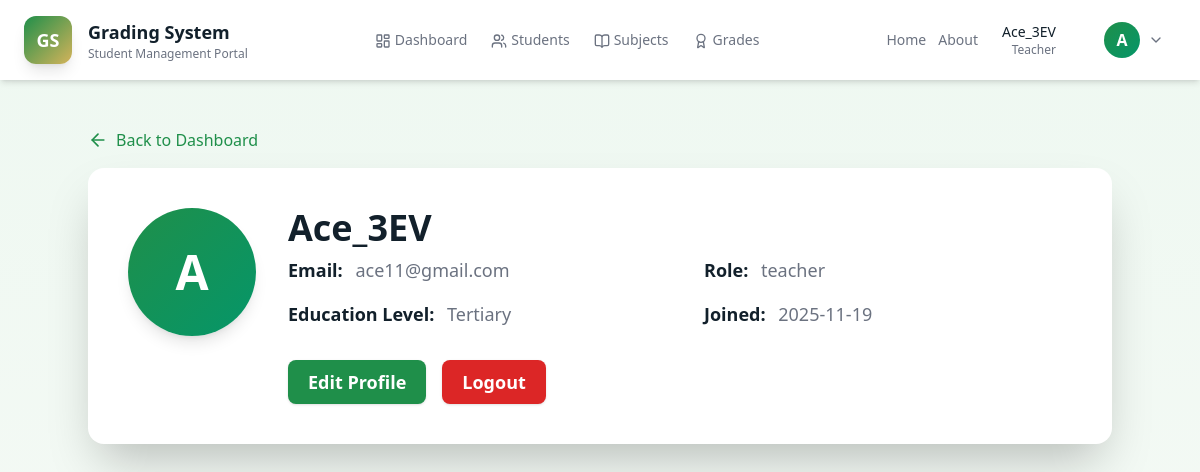
Screenshot of /profile (signed in) with the database file from the repository.
### tables this page shows
CREATE TABLE users (
        id INTEGER PRIMARY KEY AUTOINCREMENT,
        username TEXT UNIQUE NOT NULL,
        email TEXT UNIQUE NOT NULL,
        password TEXT NOT NULL,
        role TEXT NOT NULL DEFAULT 'teacher',
        education_level TEXT DEFAULT 'Secondary',
        created_at TIMESTAMP DEFAULT CURRENT_TIMESTAMP
    );

### app.py (the view)
@app.route('/profile')
@login_required
def profile():
    user_id = session.get('user_id')
    if not user_id:
        flash('Session expired. Please log in again.', 'warning')
        return redirect(url_for('login'))
    conn = get_db()
    user = conn.execute('SELECT id, username, email, role, education_level, created_at FROM users WHERE id = ?', (user_id,)).fetchone()
    conn.close()
    if not user:
        flash('User not found. Please log in again.', 'warning')
        session.clear()
        return redirect(url_for('login'))
    return render_template('profile.html', user=dict(user))

### app.py (called while the page is built)
def get_db():
    conn = sqlite3.connect(app.config['DATABASE'])
    conn.row_factory = sqlite3.Row
    return conn

def login_required(f):
    @wraps(f)
    def decorated_function(*args, **kwargs):
        if 'user_id' not in session:
            flash('Please log in to access this page.', 'warning')
            return redirect(url_for('login'))
        return f(*args, **kwargs)
    return decorated_function

### templates/profile.html (shortened to what this page needs)
{% extends "base.html" %}  {% block content %}
<div class="py-12 px-4">
  <div class="max-w-5xl mx-auto">
    <a
      href="{{ url_for('dashboard') }}"
      class="inline-flex items-center text-primary-green hover:text-emerald-700 transition-colors mb-4"
    >
      <i data-lucide="arrow-left" class="w-5 h-5 mr-2"></i>
      Back to Dashboard
    </a>
    <div class="bg-white rounded-2xl shadow-2xl p-10">
      <div class="flex flex-col md:flex-row items-start gap-8">
        <div
          class="h-32 w-32 rounded-full bg-gradient-to-br from-primary-green to-emerald-600 flex items-center justify-center text-white font-bold text-5xl shadow-lg"
        >
          {{ user.username[0] if user.username else '' }}
        </div>
        <div class="flex-1">
          <h2 class="text-4xl font-bold text-text-dark mb-2">
            {{ user.username }}
          </h2>
          <div class="grid grid-cols-1 md:grid-cols-2 gap-x-12 gap-y-4 text-lg">
            <div>
              <span class="font-semibold text-text-dark">Email:</span>
              <span class="ml-2 text-text-muted">{{ user.email }}</span>
            </div>
            <div>
              <span class="font-semibold text-text-dark">Role:</span>
              <span class="ml-2 text-text-muted">{{ user.role }}</span>
            </div>
            <div>
              <span class="font-semibold text-text-dark">Education Level:</span>
              <span class="ml-2 text-text-muted"
                >{{ user.education_level }}</span
              >
            </div>
            <div>
              <span class="font-semibold text-text-dark">Joined:</span>
              <span class="ml-2 text-text-muted"
                >{{ user.created_at[:10] if user.created_at else 'N/A' }}</span
              >
            </div>
          </div>
          <div class="mt-8 flex gap-4">
            <a
              href="{{ url_for('edit_profile') }}"
              class="px-5 py-2 bg-primary-green text-white rounded-lg text-lg font-semibold shadow hover:bg-emerald-700 transition"
              >Edit Profile</a
            >
            <a
              href="{{ url_for('logout') }}"
              class="px-5 py-2 bg-red-600 text-white rounded-lg text-lg font-semibold shadow hover:bg-red-700 transition"
              >Logout</a
            >
          </div>
        </div>
      </div>
    </div>
  </div>
</div>
{% endblock %}

### templates/base.html (shortened to what this page needs)
<!DOCTYPE html>
<html lang="en">
  <head>
    <script src="https://cdn.tailwindcss.com"></script>
    <link
      rel="stylesheet"
      href="{{ url_for('static', filename='styles.css') }}"
    />
  </head>
  <body class="font-sans antialiased bg-bg-accent min-h-screen">
    <nav class="bg-white shadow-md sticky top-0 z-50 animate-slide-down">
      <div class="max-w-[1400px] mx-auto px-6 py-4">
        <div class="flex items-center justify-between">
          <div class="flex items-center gap-4">
            <div
              class="h-12 w-12 rounded-xl bg-gradient-to-br from-primary-green to-secondary-gold grid place-items-center text-white shadow-lg transform hover:scale-110 transition-transform duration-300"
            >
              <span class="text-lg font-extrabold">GS</span>
            </div>
            <div>
              <h1 class="text-lg font-bold text-text-dark">Grading System</h1>
              <p class="text-xs text-text-muted">Student Management Portal</p>
            </div>
          </div>
          <div class="hidden md:flex items-center gap-6">
            {% if session.user_id %}
            <a
              href="{{ url_for('dashboard') }}"
              class="nav-link text-sm font-medium text-text-muted hover:text-primary-green transition-colors duration-200"
              ><i data-lucide="layout-dashboard" class="w-4 h-4 inline mr-1"></i
              >Dashboard</a
            >
            <a
              href="{{ url_for('students') }}"
              class="nav-link text-sm font-medium text-text-muted hover:text-primary-green transition-colors duration-200"
              ><i data-lucide="users" class="w-4 h-4 inline mr-1"></i
              >Students</a
            >
            <a
              href="{{ url_for('subjects') }}"
              class="nav-link text-sm font-medium text-text-muted hover:text-primary-green transition-colors duration-200"
              ><i data-lucide="book-open" class="w-4 h-4 inline mr-1"></i
              >Subjects</a
            >
            <a
              href="{{ url_for('grades') }}"
              class="nav-link text-sm font-medium text-text-muted hover:text-primary-green transition-colors duration-200"
              ><i data-lucide="award" class="w-4 h-4 inline mr-1"></i>Grades</a
            >
            {% endif %}
          </div>
          <div class="flex items-center gap-3 relative">
            <div class="hidden sm:flex items-center mr-3 gap-3">
              <a
                href="{{ url_for('index') }}"
                class="text-sm font-medium text-text-muted hover:text-primary-green transition-colors duration-200"
                >Home</a
              >
              <a
                href="{{ url_for('about') }}"
                class="text-sm font-medium text-text-muted hover:text-primary-green transition-colors duration-200"
                >About</a
              >
            </div>
            {% if session.user_id %}
            <div class="hidden sm:flex items-center text-right mr-3">
              <div class="mr-3">
                <p class="text-sm font-medium text-text-dark">
                  {{ session.username }}
                </p>
                <p class="text-xs text-text-muted capitalize">
                  {{ session.role }}
                </p>
              </div>
            </div>
            <div class="relative">
              <button
                id="profileButton"
                class="flex items-center gap-2 px-3 py-1 rounded-lg hover:bg-gray-100 transition"
                aria-expanded="false"
              >
                <div
                  class="h-9 w-9 rounded-full bg-gradient-to-br from-primary-green to-emerald-600 flex items-center justify-center text-white font-bold"
                >
                  {{ session.username[0] if session.username else '' }}
                </div>
                <i
                  data-lucide="chevron-down"
                  class="w-4 h-4 text-text-muted"
                ></i>
              </button>
            </div>
            {% endif %}
          </div>
        </div>
      </div>
    </nav>
    <main class="min-h-screen" role="main">
      {% block content %}{% endblock %}
    </main>
  </body>
</html>

### static/styles.css (style rules this page uses)
:root { --bg-light: #eef8f1; --bg-lighter: #f6faf6; --primary-green: #1f8f4a; --secondary-gold: #d4b35a; }
body { background-image: linear-gradient(to bottom, var(--bg-light), var(--bg-lighter)); min-height: 100vh; }
.animate-slide-down { animation: slideDown 0.4s ease-out; }
.nav-link { position: relative; }
.nav-link::after { content: ''; position: absolute; bottom: -4px; left: 0; width: 0; height: 2px; background: var(--primary-green); transition: width 0.3s ease; }

### rows the page displays
users: username "Ace_3EV", role "Teacher", username "A", email "ace11@gmail.com", role "teacher", education_level "Tertiary", created_at "2025-11-19"

### other values shown
{{ session.username[0] if session.username else '' }} "A"
